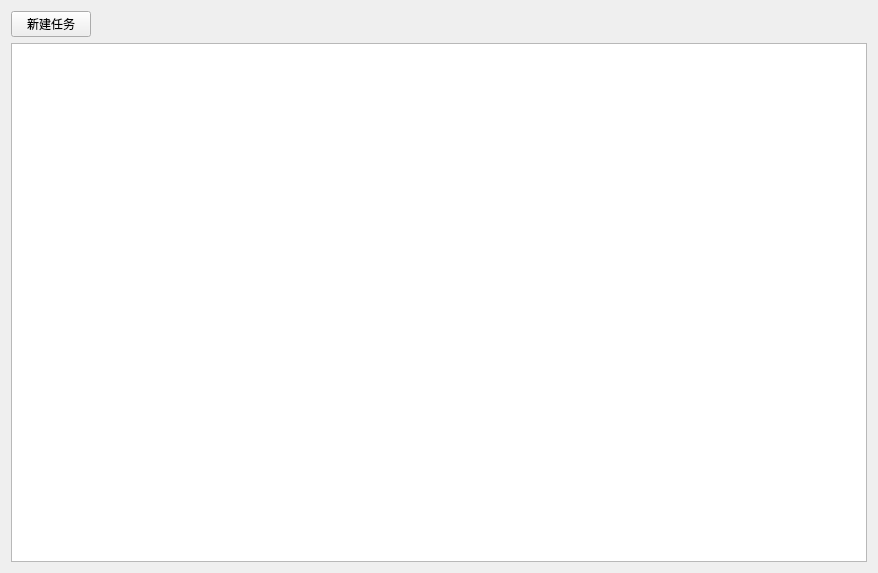
<?xml version="1.0" encoding="UTF-8"?>
<ui version="4.0">
 <class>Form</class>
 <widget class="QWidget" name="Form">
  <property name="geometry">
   <rect>
    <x>0</x>
    <y>0</y>
    <width>878</width>
    <height>573</height>
   </rect>
  </property>
  <property name="windowTitle">
   <string>Form</string>
  </property>
  <layout class="QVBoxLayout" name="verticalLayout">
   <item>
    <layout class="QHBoxLayout" name="horizontalLayout">
     <item>
      <widget class="QPushButton" name="pushButton">
       <property name="maximumSize">
        <size>
         <width>100</width>
         <height>16777215</height>
        </size>
       </property>
       <property name="text">
        <string>新建任务</string>
       </property>
      </widget>
     </item>
     <item>
      <spacer name="horizontalSpacer">
       <property name="orientation">
        <enum>Qt::Horizontal</enum>
       </property>
       <property name="sizeHint" stdset="0">
        <size>
         <width>40</width>
         <height>20</height>
        </size>
       </property>
      </spacer>
     </item>
    </layout>
   </item>
   <item>
    <widget class="QTableView" name="tv_task">
     <attribute name="horizontalHeaderCascadingSectionResizes">
      <bool>true</bool>
     </attribute>
    </widget>
   </item>
  </layout>
 </widget>
 <resources>
  <include location="../res.qrc"/>
 </resources>
 <connections/>
</ui>
